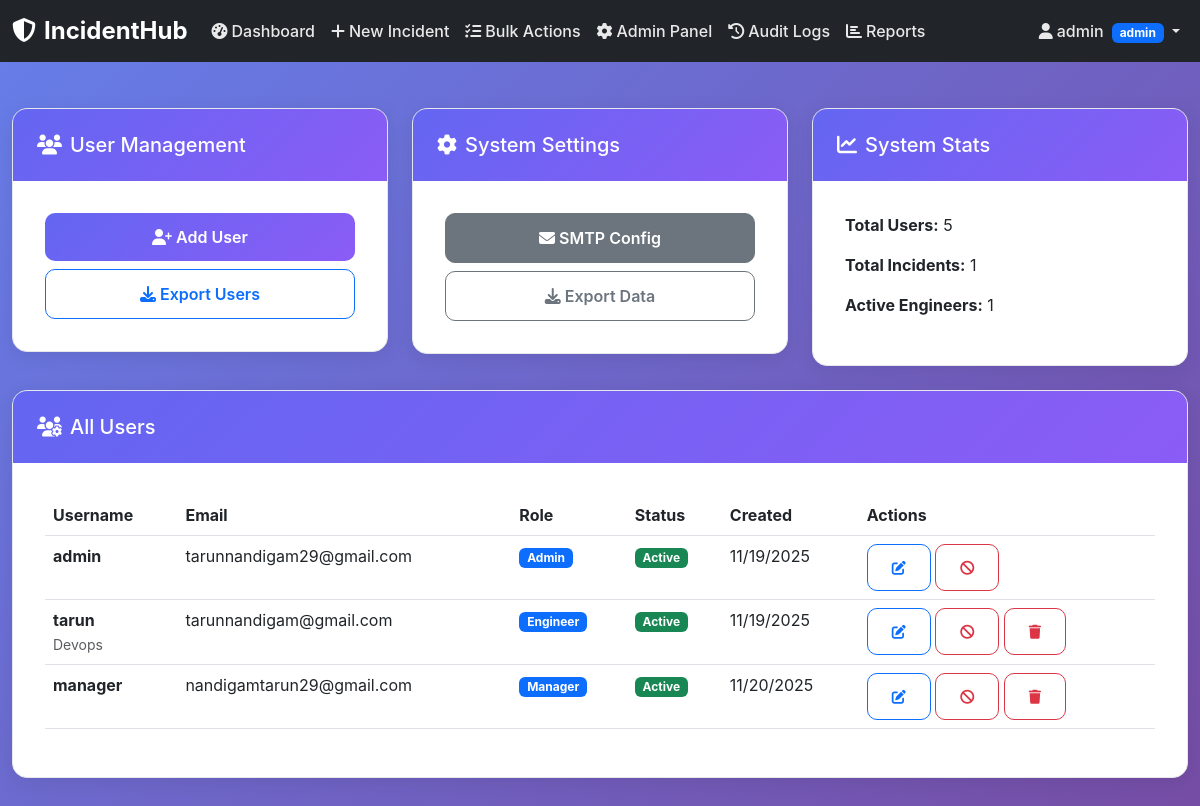
The app's page /admin_panel (signed in) with its own data.
### app.py (models this page shows, shortened)
class User(db.Model):
    id = db.Column(db.Integer, primary_key=True)
    username = db.Column(db.String(80), unique=True, nullable=False)
    email = db.Column(db.String(120), unique=True, nullable=False)
    role = db.Column(db.String(20), nullable=False, default='reporter')
    specialization = db.Column(db.String(50))
    password_hash = db.Column(db.String(255), nullable=False)
    created_at = db.Column(db.DateTime, default=datetime.utcnow)
    is_active = db.Column(db.Boolean, default=True)
    permissions = db.Column(db.Text)

### app.py (the view)
@app.route('/admin_panel')
@login_required
def admin_panel():
    user = User.query.get(session['user_id'])
    if user.role != 'admin':
        flash('Admin access required', 'error')
        return redirect('/dashboard')
    users = User.query.filter_by(is_active=True).all()
    user_count = User.query.count()
    incident_count = Incident.query.filter_by(is_deleted=False).count()
    engineer_count = User.query.filter_by(role='engineer', is_active=True).count()
    return render_template('admin_panel.html',
                         users=users,
                         user_count=user_count,
                         incident_count=incident_count,
                         engineer_count=engineer_count)

### app.py (called while the page is built)
def login_required(f):
    @wraps(f)
    def decorated_function(*args, **kwargs):
        if 'user_id' not in session:
            return redirect('/login')
        return f(*args, **kwargs)
    return decorated_function

### templates/admin_panel.html (shortened to what this page needs)
{% extends "base.html" %}
{% block content %}
<div class="container-fluid">
    <div class="row">
        <div class="col-lg-4 mb-4">
            <div class="content-card">
                <div class="content-header">
                    <h5 class="mb-0"><i class="fas fa-users me-2"></i>User Management</h5>
                </div>
                <div class="content-body">
                    <div class="d-grid gap-2">
                        <button class="btn btn-primary" data-bs-toggle="modal" data-bs-target="#userModal">
                            <i class="fas fa-user-plus me-1"></i>Add User
                        </button>
                        <button class="btn btn-outline-primary" onclick="exportUsers()">
                            <i class="fas fa-download me-1"></i>Export Users
                        </button>
                    </div>
                </div>
            </div>
        </div>
        <div class="col-lg-4 mb-4">
            <div class="content-card">
                <div class="content-header">
                    <h5 class="mb-0"><i class="fas fa-cog me-2"></i>System Settings</h5>
                </div>
                <div class="content-body">
                    <div class="d-grid gap-2">
                        <button class="btn btn-secondary">
                            <i class="fas fa-envelope me-1"></i>SMTP Config
                        </button>
                        <button class="btn btn-outline-secondary">
                            <i class="fas fa-download me-1"></i>Export Data
                        </button>
                    </div>
                </div>
            </div>
        </div>
        <div class="col-lg-4 mb-4">
            <div class="content-card">
                <div class="content-header">
                    <h5 class="mb-0"><i class="fas fa-chart-line me-2"></i>System Stats</h5>
                </div>
                <div class="content-body">
                    <p><strong>Total Users:</strong> {{ user_count }}</p>
                    <p><strong>Total Incidents:</strong> {{ incident_count }}</p>
                    <p><strong>Active Engineers:</strong> {{ engineer_count }}</p>
                </div>
            </div>
        </div>
    </div>
    <div class="row">
        <div class="col-12">
            <div class="content-card">
                <div class="content-header">
                    <h5 class="mb-0"><i class="fas fa-users-cog me-2"></i>All Users</h5>
                </div>
                <div class="content-body">
                    <div class="table-responsive">
                        <table class="table table-hover">
                            <thead>
                                <tr>
                                    <th>Username</th>
                                    <th>Email</th>
                                    <th>Role</th>
                                    <th>Status</th>
                                    <th>Created</th>
                                    <th>Actions</th>
                                </tr>
                            </thead>
                            <tbody>
                                {% for user in users %}
                                <tr>
                                    <td>
                                        <strong>{{ user.username }}</strong>
                                        {% if user.specialization %}<br><small class="text-muted">{{ user.specialization.title() }}</small>{% endif %}
                                    </td>
                                    <td>{{ user.email }}</td>
                                    <td><span class="badge bg-primary">{{ user.role.title() }}</span></td>
                                    <td>
                                        <span class="badge {% if user.is_active %}bg-success{% else %}bg-danger{% endif %}">
                                            {% if user.is_active %}Active{% else %}Inactive{% endif %}
                                        </span>
                                    </td>
                                    <td>{{ user.created_at.strftime('%m/%d/%Y') }}</td>
                                    <td>
                                        <button class="btn btn-sm btn-outline-primary" onclick="editUser({{ user.id }}, '{{ user.username }}', '{{ user.email }}', '{{ user.role }}', '{{ user.specialization or '' }}')">
                                            <i class="fas fa-edit"></i>
                                        </button>
                                        <button class="btn btn-sm btn-outline-{% if user.is_active %}danger{% else %}success{% endif %}" onclick="toggleUser({{ user.id }}, {{ user.is_active|lower }})">
                                            <i class="fas fa-{% if user.is_active %}ban{% else %}check{% endif %}"></i>
                                        </button>
                                        {% if user.role != 'admin' %}
                                        <button class="btn btn-sm btn-outline-danger" onclick="deleteUser({{ user.id }}, '{{ user.username }}')">
                                            <i class="fas fa-trash"></i>
                                        </button>
                                        {% endif %}
                                    </td>
                                </tr>
                                {% endfor %}
                            </tbody>
                        </table>
                    </div>
                </div>
            </div>
        </div>
    </div>
</div>
{% endblock %}

### static/css/style.css (style rules this page uses)
:root { --primary-color: #6366f1; --secondary-color: #8b5cf6; --success-color: #10b981; --warning-color: #f59e0b; --danger-color: #ef4444; --dark-color: #1f2937; --light-color: #f8fafc; --border-color: #e5e7eb; }
body { font-family: 'Inter', -apple-system, BlinkMacSystemFont, sans-serif; background: linear-gradient(135deg, #667eea 0%, #764ba2 100%); min-height: 100vh; }
.btn { border-radius: 10px; padding: 0.75rem 1.5rem; font-weight: 600; transition: all 0.3s ease; }
.btn-primary { background: linear-gradient(135deg, var(--primary-color), var(--secondary-color)); border: none; }
.content-card { background: white; border-radius: 15px; box-shadow: 0 4px 20px rgba(0, 0, 0, 0.08); border: 1px solid var(--border-color); overflow: hidden; }
.content-header { background: linear-gradient(135deg, var(--primary-color), var(--secondary-color)); color: white; padding: 1.5rem; }
.content-body { padding: 2rem; }

### records on screen
User: username "admin", email "tarunnandigam29@gmail.com", role "Admin", is_active "Active", created_at "11/19/2025"
User: username "tarun", specialization "Devops", email "tarunnandigam@gmail.com", role "Engineer", is_active "Active", created_at "11/19/2025"
User: username "manager", email "nandigamtarun29@gmail.com", role "Manager", is_active "Active", created_at "11/20/2025"

### other values on screen
{{ session.username }} "admin"
{{ session.role }} "admin"
{{ user_count }} "5"
{{ incident_count }} "1"
{{ engineer_count }} "1"
